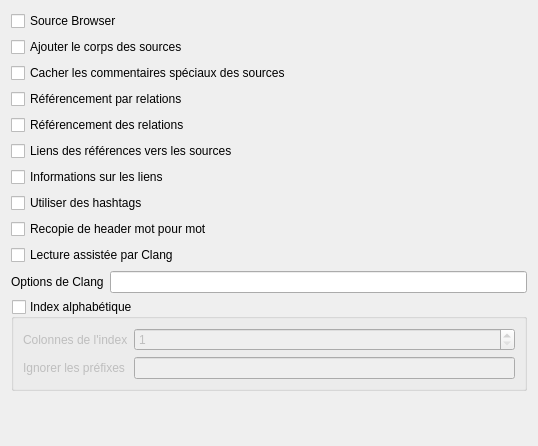
     <widget class="QWidget" name="page_browsingConf">
      <property name="geometry">
       <rect>
        <x>0</x>
        <y>0</y>
        <width>538</width>
        <height>446</height>
       </rect>
      </property>
      <attribute name="label">
       <string>Configuration de la recherche de sources</string>
      </attribute>
      <layout class="QFormLayout" name="formLayout_6">
       <item row="0" column="0" colspan="2">
        <widget class="QCheckBox" name="checkBox_sourceBrowser">
         <property name="toolTip">
          <string>Si coché, génère une liste des
sources pour le référencement.
Par défaut : non coché</string>
         </property>
         <property name="statusTip">
          <string>SOURCE_BROWSER</string>
         </property>
         <property name="text">
          <string>Source Browser</string>
         </property>
        </widget>
       </item>
       <item row="1" column="0" colspan="2">
        <widget class="QCheckBox" name="checkBox_inlineSources">
         <property name="toolTip">
          <string>Si coché, ajoute le corps des classes,
fonctions et enum dans la
documentation.
Par défaut : non coché</string>
         </property>
         <property name="statusTip">
          <string>INLINE_SOURCES</string>
         </property>
         <property name="text">
          <string>Ajouter le corps des sources</string>
         </property>
        </widget>
       </item>
       <item row="2" column="0" colspan="2">
        <widget class="QCheckBox" name="checkBox_stripCodeComments">
         <property name="toolTip">
          <string>Si coché, cache les commentaires
spéciaux des sources qui seront
ajoutées à la documentation.
Par défaut : coché</string>
         </property>
         <property name="statusTip">
          <string>STRIP_CODE_COMMENTS</string>
         </property>
         <property name="text">
          <string>Cacher les commentaires spéciaux des sources</string>
         </property>
        </widget>
       </item>
       <item row="3" column="0" colspan="2">
        <widget class="QCheckBox" name="checkBox_referencedByRelation">
         <property name="toolTip">
          <string>Si coché, pour chaque fontion
documentée, toutes les fonctions y
faisant référence seront listées.
Par défaut : non coché</string>
         </property>
         <property name="statusTip">
          <string>REFERENCED_BY_RELATION</string>
         </property>
         <property name="text">
          <string>Référencement par relations</string>
         </property>
        </widget>
       </item>
       <item row="4" column="0" colspan="2">
        <widget class="QCheckBox" name="checkBox_referencesRelation">
         <property name="toolTip">
          <string>Si coché, toutes les entités utilisées
ou appelées par une fonction seront
listées.
Par défaut : non coché</string>
         </property>
         <property name="statusTip">
          <string>REFERENCES_RELATION</string>
         </property>
         <property name="text">
          <string>Référencement des relations</string>
         </property>
        </widget>
       </item>
       <item row="5" column="0" colspan="2">
        <widget class="QCheckBox" name="checkBox_referencesLinkSource">
         <property name="toolTip">
          <string>Si coché et que la recherche de
sources est activée, les entités
référencées formes des liens vers
les fichiers sources. Sinon, les liens
dirigeront directement vers la
documentation.
Par défaut : coché</string>
         </property>
         <property name="statusTip">
          <string>REFERENCES_LINK_SOURCE</string>
         </property>
         <property name="text">
          <string>Liens des références vers les sources</string>
         </property>
        </widget>
       </item>
       <item row="6" column="0" colspan="2">
        <widget class="QCheckBox" name="checkBox_sourceTooltips">
         <property name="toolTip">
          <string>Si coché et que la recherche de
sources est activée, affiche des
informations lorsque la souris passe
au dessus d'un lien.
Par défaut : coché</string>
         </property>
         <property name="statusTip">
          <string>SOURCE_TOOLTIPS</string>
         </property>
         <property name="text">
          <string>Informations sur les liens</string>
         </property>
        </widget>
       </item>
       <item row="7" column="0" colspan="2">
        <widget class="QCheckBox" name="checkBox_useHtags">
         <property name="toolTip">
          <string>Si coché, utilise le pointage HTML
vers des objets par htag et non le
moteur interne de Doxygen.
Nécessite la recherche par sources.
Par défaut : non coché</string>
         </property>
         <property name="statusTip">
          <string>USE_HTAGS</string>
         </property>
         <property name="text">
          <string>Utiliser des hashtags</string>
         </property>
        </widget>
       </item>
       <item row="8" column="0" colspan="2">
        <widget class="QCheckBox" name="checkBox_verbatimHeaders">
         <property name="toolTip">
          <string>Si coché, recopie pour chaque classe
inclu le header qui y correspond.
Par défaut : coché</string>
         </property>
         <property name="statusTip">
          <string>VERBATIM_HEADERS</string>
         </property>
         <property name="text">
          <string>Recopie de header mot pour mot</string>
         </property>
        </widget>
       </item>
       <item row="9" column="0" colspan="2">
        <widget class="QCheckBox" name="checkBox_clangAssistedParsing">
         <property name="toolTip">
          <string>Si coché, utilise Clang pour la
lecture et le parsing des fichiers.
Nécessite une installation de
Doxygen avec Clang.
Par défaut : non coché</string>
         </property>
         <property name="statusTip">
          <string>CLANG_ASSISTED_PARSING</string>
         </property>
         <property name="text">
          <string>Lecture assistée par Clang</string>
         </property>
        </widget>
       </item>
       <item row="11" column="0">
        <widget class="QLabel" name="label_clangOptions">
         <property name="toolTip">
          <string>Spécifie les options de Clang.</string>
         </property>
         <property name="statusTip">
          <string>CLANG_OPTIONS</string>
         </property>
         <property name="text">
          <string>Options de Clang</string>
         </property>
        </widget>
       </item>
       <item row="11" column="1">
        <widget class="QLineEdit" name="lineEdit_clangOptions">
         <property name="statusTip">
          <string>CLANG_OPTIONS</string>
         </property>
        </widget>
       </item>
       <item row="12" column="0" colspan="2">
        <widget class="QGroupBox" name="groupBox_alphabeticalIndex">
         <property name="toolTip">
          <string>Si coché, active l'index trié par
ordre alphabétique.
Par défaut : coché</string>
         </property>
         <property name="statusTip">
          <string>ALPHABETICAL_INDEX</string>
         </property>
         <property name="title">
          <string>Index alphabétique</string>
         </property>
         <property name="checkable">
          <bool>true</bool>
         </property>
         <property name="checked">
          <bool>false</bool>
         </property>
         <layout class="QFormLayout" name="formLayout_4">
          <item row="0" column="0">
           <widget class="QLabel" name="label_colsInAlphaIndex">
            <property name="toolTip">
             <string>Permet de spécifier le nombre de
colonnes de l'index alphabétique
(entre 1 et 20).
Par défaut : 5</string>
            </property>
            <property name="statusTip">
             <string>COLS_IN_ALPHA_INDEX</string>
            </property>
            <property name="text">
             <string>Colonnes de l'index</string>
            </property>
           </widget>
          </item>
          <item row="0" column="1">
           <widget class="QSpinBox" name="spinBox_colsInAlphaIndex">
            <property name="statusTip">
             <string>COLS_IN_ALPHA_INDEX</string>
            </property>
            <property name="minimum">
             <number>1</number>
            </property>
            <property name="maximum">
             <number>20</number>
            </property>
           </widget>
          </item>
          <item row="1" column="1">
           <widget class="QLineEdit" name="lineEdit_ignorePrefix">
            <property name="statusTip">
             <string>IGNORE_PREFIX</string>
            </property>
           </widget>
          </item>
          <item row="1" column="0">
           <widget class="QLabel" name="label_ignorePrefix">
            <property name="toolTip">
             <string>Permet de spécifier les préfixes qui
seront ignorés pour générer l'index
alphabétique.</string>
            </property>
            <property name="statusTip">
             <string>IGNORE_PREFIX</string>
            </property>
            <property name="text">
             <string>Ignorer les préfixes</string>
            </property>
           </widget>
          </item>
         </layout>
        </widget>
       </item>
      </layout>
     </widget>
